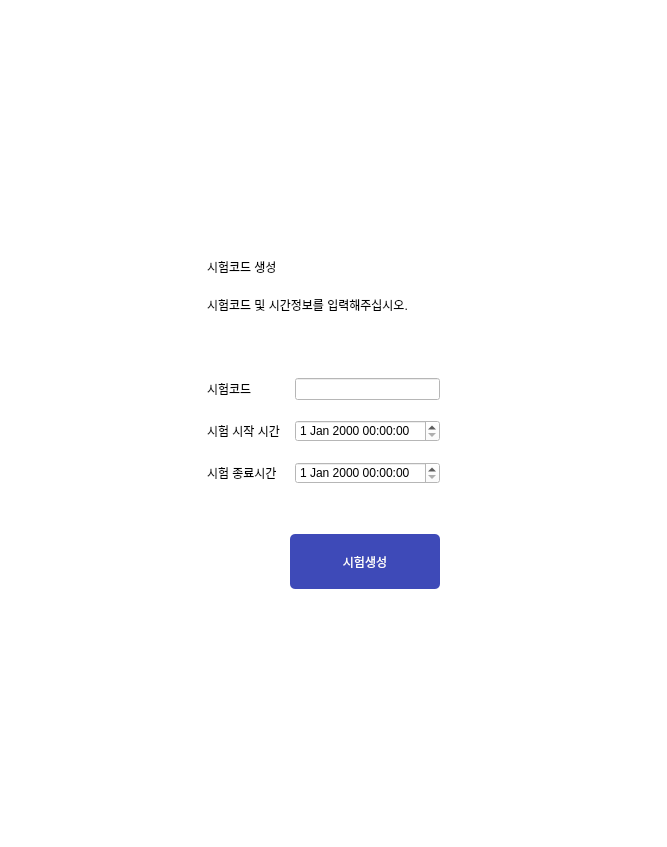
<?xml version="1.0" encoding="UTF-8"?>
<ui version="4.0">
 <class>Dialog</class>
 <widget class="QDialog" name="Dialog">
  <property name="geometry">
   <rect>
    <x>0</x>
    <y>0</y>
    <width>667</width>
    <height>847</height>
   </rect>
  </property>
  <property name="windowTitle">
   <string>Anti-Cheating</string>
  </property>
  <property name="windowIcon">
   <iconset>
    <normaloff>image/logo.png</normaloff>image/logo.png</iconset>
  </property>
  <property name="styleSheet">
   <string notr="true">background-color: rgb(255, 255, 255);</string>
  </property>
  <layout class="QGridLayout" name="gridLayout_5">
   <item row="0" column="1">
    <spacer name="verticalSpacer_2">
     <property name="orientation">
      <enum>Qt::Vertical</enum>
     </property>
     <property name="sizeHint" stdset="0">
      <size>
       <width>20</width>
       <height>40</height>
      </size>
     </property>
    </spacer>
   </item>
   <item row="1" column="0">
    <spacer name="horizontalSpacer">
     <property name="orientation">
      <enum>Qt::Horizontal</enum>
     </property>
     <property name="sizeHint" stdset="0">
      <size>
       <width>40</width>
       <height>20</height>
      </size>
     </property>
    </spacer>
   </item>
   <item row="1" column="1">
    <layout class="QGridLayout" name="gridLayout_4">
     <property name="horizontalSpacing">
      <number>30</number>
     </property>
     <property name="verticalSpacing">
      <number>50</number>
     </property>
     <item row="0" column="0" colspan="2">
      <layout class="QGridLayout" name="gridLayout_3">
       <property name="verticalSpacing">
        <number>25</number>
       </property>
       <item row="0" column="0">
        <layout class="QGridLayout" name="gridLayout_2">
         <property name="horizontalSpacing">
          <number>1</number>
         </property>
         <property name="verticalSpacing">
          <number>20</number>
         </property>
         <item row="0" column="0">
          <widget class="QLabel" name="label_4">
           <property name="styleSheet">
            <string notr="true">
font: 57 25pt &quot;에스코어 드림 5 Medium&quot;;</string>
           </property>
           <property name="text">
            <string>시험코드 생성</string>
           </property>
          </widget>
         </item>
         <item row="1" column="0">
          <widget class="QLabel" name="label_5">
           <property name="styleSheet">
            <string notr="true">font: 12 11pt &quot;에스코어 드림 4 Regular&quot;;</string>
           </property>
           <property name="text">
            <string>시험코드 및 시간정보를 입력해주십시오.</string>
           </property>
          </widget>
         </item>
        </layout>
       </item>
       <item row="1" column="0">
        <widget class="QLabel" name="label_6">
         <property name="text">
          <string/>
         </property>
        </widget>
       </item>
       <item row="2" column="0">
        <layout class="QGridLayout" name="gridLayout">
         <property name="horizontalSpacing">
          <number>15</number>
         </property>
         <property name="verticalSpacing">
          <number>20</number>
         </property>
         <item row="0" column="0">
          <widget class="QLabel" name="label_3">
           <property name="styleSheet">
            <string notr="true">font: 57 15pt &quot;에스코어 드림 5 Medium&quot;;</string>
           </property>
           <property name="text">
            <string>시험코드</string>
           </property>
          </widget>
         </item>
         <item row="0" column="1">
          <widget class="QLineEdit" name="eid_Edit">
           <property name="sizePolicy">
            <sizepolicy hsizetype="Preferred" vsizetype="Fixed">
             <horstretch>0</horstretch>
             <verstretch>0</verstretch>
            </sizepolicy>
           </property>
           <property name="styleSheet">
            <string notr="true">
font: 12 12pt &quot;에스코어 드림 4 Regular&quot;;</string>
           </property>
          </widget>
         </item>
         <item row="1" column="0">
          <widget class="QLabel" name="label">
           <property name="styleSheet">
            <string notr="true">font: 57 15pt &quot;에스코어 드림 5 Medium&quot;;</string>
           </property>
           <property name="text">
            <string>시험 시작 시간</string>
           </property>
          </widget>
         </item>
         <item row="1" column="1">
          <widget class="QDateTimeEdit" name="startTime">
           <property name="styleSheet">
            <string notr="true">font: 12 12pt &quot;에스코어 드림 4 Regular&quot;;</string>
           </property>
          </widget>
         </item>
         <item row="2" column="0">
          <widget class="QLabel" name="label_2">
           <property name="styleSheet">
            <string notr="true">font: 57 15pt &quot;에스코어 드림 5 Medium&quot;;</string>
           </property>
           <property name="text">
            <string>시험 종료시간</string>
           </property>
          </widget>
         </item>
         <item row="2" column="1">
          <widget class="QDateTimeEdit" name="endTime">
           <property name="styleSheet">
            <string notr="true">font: 12 12pt &quot;에스코어 드림 4 Regular&quot;;</string>
           </property>
          </widget>
         </item>
        </layout>
       </item>
      </layout>
     </item>
     <item row="1" column="0">
      <spacer name="horizontalSpacer_3">
       <property name="orientation">
        <enum>Qt::Horizontal</enum>
       </property>
       <property name="sizeHint" stdset="0">
        <size>
         <width>40</width>
         <height>20</height>
        </size>
       </property>
      </spacer>
     </item>
     <item row="1" column="1">
      <widget class="QPushButton" name="btn_create">
       <property name="minimumSize">
        <size>
         <width>150</width>
         <height>55</height>
        </size>
       </property>
       <property name="maximumSize">
        <size>
         <width>16777215</width>
         <height>55</height>
        </size>
       </property>
       <property name="styleSheet">
        <string notr="true">background-color: rgb(62, 74, 184);
border-radius: 5px;
font: 57 15pt &quot;에스코어 드림 5 Medium&quot;;
color: rgb(255, 255, 255);</string>
       </property>
       <property name="text">
        <string>시험생성</string>
       </property>
      </widget>
     </item>
    </layout>
   </item>
   <item row="1" column="3">
    <spacer name="horizontalSpacer_2">
     <property name="orientation">
      <enum>Qt::Horizontal</enum>
     </property>
     <property name="sizeHint" stdset="0">
      <size>
       <width>40</width>
       <height>20</height>
      </size>
     </property>
    </spacer>
   </item>
   <item row="2" column="2">
    <spacer name="verticalSpacer">
     <property name="orientation">
      <enum>Qt::Vertical</enum>
     </property>
     <property name="sizeHint" stdset="0">
      <size>
       <width>20</width>
       <height>40</height>
      </size>
     </property>
    </spacer>
   </item>
  </layout>
 </widget>
 <resources/>
 <connections/>
</ui>
